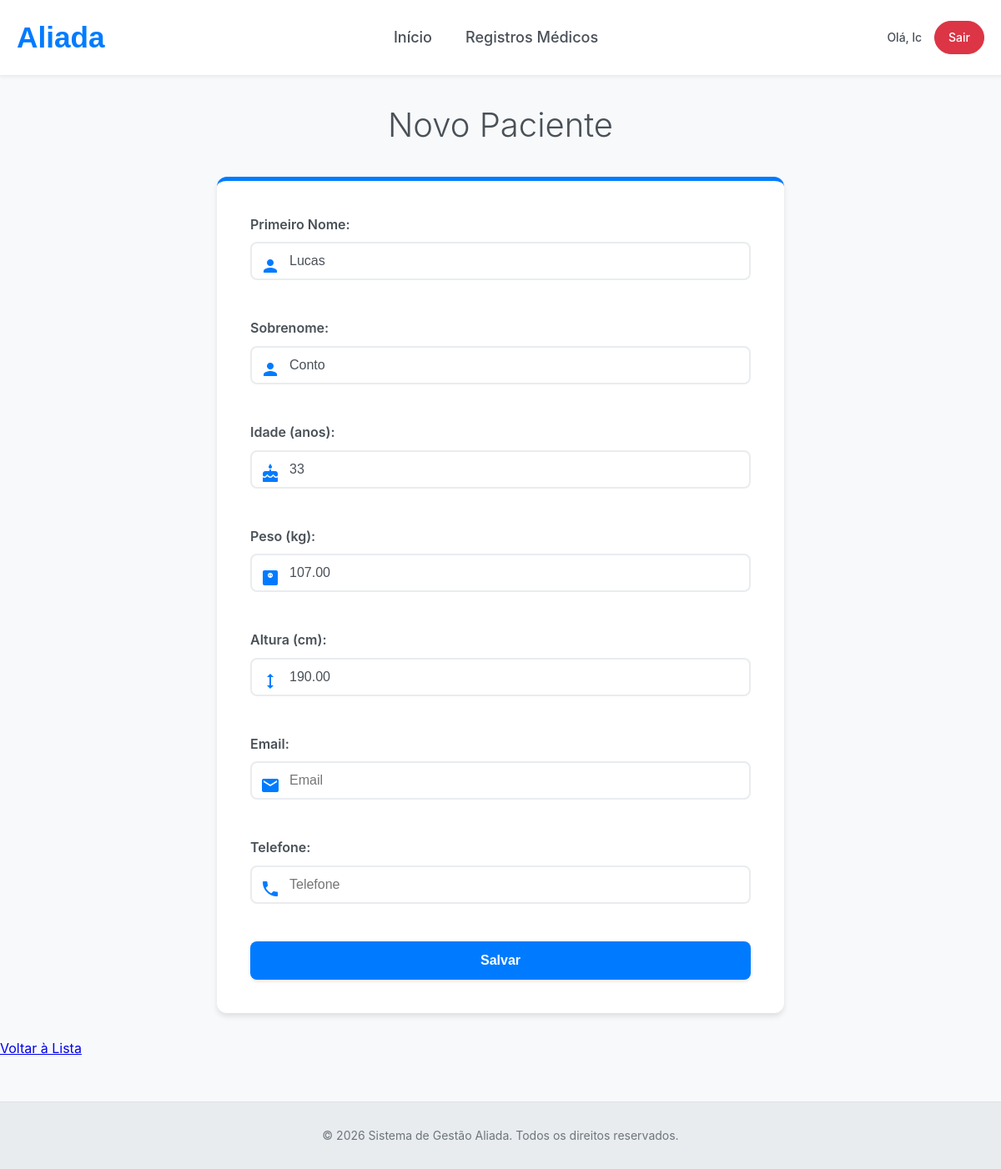
/records/1/update/ (signed in), run on the app's committed database.
### aliada/models.py (models this page shows, shortened)
class PatientRecord(models.Model):
    first_name = models.CharField(max_length=100)
    last_name = models.CharField(max_length=100)
    email = models.EmailField(blank=True, null=True)
    phone = models.CharField(max_length=20, blank=True, null=True)
    age = models.IntegerField(blank=True, null=True, help_text="Age in years")
    weight = models.DecimalField(max_digits=5, decimal_places=2, blank=True, null=True, help_text="Weight in kg")
    height = models.DecimalField(max_digits=5, decimal_places=2, blank=True, null=True, help_text="Height in cm")
    created_by = models.ForeignKey(User, on_delete=models.SET_NULL, null=True, related_name='created_patients')
    created_at = models.DateTimeField(default=timezone.now)
    updated_by = models.ForeignKey(User, on_delete=models.SET_NULL, null=True, related_name='updated_patients')
    updated_at = models.DateTimeField(auto_now=True)

### aliada/views.py (the view)
# urls.py: path('records/<int:pk>/update/', views.record_update, name='record_update'),
@login_required
def record_update(request, pk):
    record = get_object_or_404(PatientRecord, pk=pk)
    if request.method == 'POST':
        form = PatientRecordForm(request.POST, instance=record)
        if form.is_valid():
            record = form.save(commit=False)
            record.updated_by = request.user
            record.save()
            return redirect('record_detail', pk=record.pk)
    else:
        form = PatientRecordForm(instance=record)
    return render(request, 'core/patient/record_form.html', {'form': form, 'title': 'Update Record'})

### aliada/forms.py
class PatientRecordForm(forms.ModelForm):
    class Meta:
        model = PatientRecord
        fields = ['first_name', 'last_name', 'age', 'weight', 'height', 'email', 'phone']
        widgets = {
            'first_name': forms.TextInput(attrs={'placeholder': 'Primeiro Nome', 'required': True}),
            'last_name': forms.TextInput(attrs={'placeholder': 'Sobrenome', 'required': True}),
            'age': forms.NumberInput(attrs={'min': '0', 'required': False}),
            'weight': forms.NumberInput(attrs={'step': '0.1', 'required': False}),
            'height': forms.NumberInput(attrs={'step': '0.1', 'required': False}),
            'email': forms.EmailInput(attrs={'placeholder': 'Email', 'required': False}),
            'phone': forms.TextInput(attrs={'placeholder': 'Telefone', 'required': False}),
        }

### aliada/templates/core/patient/record_form.html (shortened to what this page needs)
{% extends "core/base.html" %}
{% block content %}
    <h1>Novo Paciente</h1>
    <form method="post" enctype="multipart/form-data" id="record-form">
        <div class="form-group">
            <label for="{{ form.first_name.id_for_label }}">Primeiro Nome:</label>
            <div class="input-group">
                <span class="input-group-icon"><i class="material-icons">person</i></span>
                {{ form.first_name }}
            </div>
        </div>
        <div class="form-group">
            <label for="{{ form.last_name.id_for_label }}">Sobrenome:</label>
            <div class="input-group">
                <span class="input-group-icon"><i class="material-icons">person</i></span>
                {{ form.last_name }}
            </div>
        </div>
        <div class="form-group">
            <label for="{{ form.age.id_for_label }}">Idade (anos):</label>
            <div class="input-group">
                <span class="input-group-icon"><i class="material-icons">cake</i></span>
                {{ form.age }}
            </div>
        </div>
        <div class="form-group">
            <label for="{{ form.weight.id_for_label }}">Peso (kg):</label>
            <div class="input-group">
                <span class="input-group-icon"><i class="material-icons">monitor_weight</i></span>
                {{ form.weight }}
            </div>
        </div>
        <div class="form-group">
            <label for="{{ form.height.id_for_label }}">Altura (cm):</label>
            <div class="input-group">
                <span class="input-group-icon"><i class="material-icons">height</i></span>
                {{ form.height }}
            </div>
        </div>
        <div class="form-group">
            <label for="{{ form.email.id_for_label }}">Email:</label>
            <div class="input-group">
                <span class="input-group-icon"><i class="material-icons">email</i></span>
                {{ form.email }}
            </div>
        </div>
        <div class="form-group">
            <label for="{{ form.phone.id_for_label }}">Telefone:</label>
            <div class="input-group">
                <span class="input-group-icon"><i class="material-icons">phone</i></span>
                {{ form.phone }}
            </div>
        </div>
        <button type="submit">Salvar</button>
    </form>
    <a href="{% url 'record_list' %}">Voltar à Lista</a>
{% endblock %}

### aliada/templates/core/partials/_header.html
    <header class="main-header">
        <div class="header-container">
            <div class="header-logo">
                <h1>Aliada</h1>
            </div>
            <nav class="header-nav">
                <ul class="nav-list">
                    <li class="nav-item"><a href="{% url 'home' %}">Início</a></li>
                    {% if user.is_authenticated %}
                        <li class="nav-item"><a href="{% url 'record_list' %}">Registros Médicos</a></li>
                    {% endif %}
                </ul>
            </nav>
            <div class="header-user">
                {% if user.is_authenticated %}
                    <span class="user-greeting">Olá, {{ user.first_name|default:user.username }}</span>
                    <a href="{% url 'logout' %}" class="btn-logout">Sair</a>
                {% else %}
                    <a href="{% url 'login' %}" class="btn-login">Entrar</a>
                {% endif %}
            </div>
        </div>
    </header>

### aliada/static/core/style.css (style rules this page uses)
body { font-family: -apple-system, BlinkMacSystemFont, 'Segoe UI', Roboto, 'Helvetica Neue', Arial, sans-serif; background-color: #f8f9fa; margin: 0; padding: 0; color: #212529; line-height: 1.6; --primary-color: #007bff; --primary-dark: #0056b3; --secondary-color: #17a2b8; --success-color: #28a745; --danger-color: #dc3545; --light-color: #f8f9fa; --dark-color: #343a40; --gray-color: #6c757d; --border-radius: 12px; --box-shadow: 0 4px 6px rgba(0,0,0,0.1); --transition: all 0.3s ease; }
h1 { color: #495057; text-align: center; margin-bottom: 20px; font-weight: 300; font-size: 2.5em; }
form { background-color: white; padding: 40px; border-radius: var(--border-radius); box-shadow: var(--box-shadow); width: 100%; max-width: 600px; margin: 30px auto; text-align: center; border-top: 5px solid var(--primary-color); }
label { display: block; margin-bottom: 8px; color: #495057; font-weight: 600; font-size: 16px; text-align: left; }
input[type="text"], input[type="password"], input[type="email"], input[type="number"], input[type="file"], textarea, select { width: 100%; padding: 12px; margin-bottom: 20px; border: 2px solid #e9ecef; border-radius: 8px; box-sizing: border-box; font-size: 16px; background-color: #fff; color: #495057; transition: var(--transition); }
button { background-color: var(--primary-color); color: white; padding: 14px 28px; border: none; border-radius: 8px; cursor: pointer; font-size: 16px; font-weight: 600; width: 100%; transition: var(--transition); box-shadow: 0 2px 4px rgba(0,0,0,0.1); }
.form-group { margin-bottom: 25px; text-align: left; }
.form-group label { display: block; margin-bottom: 8px; font-weight: 600; color: #495057; font-size: 16px; text-align: left; }
.input-group { position: relative; display: flex; align-items: center; }
.input-group-icon { position: absolute; left: 12px; color: #007bff; font-size: 20px; z-index: 1; transition: color 0.3s ease; }
.input-group input, .input-group select, .input-group textarea { padding-left: 45px; }
.main-header { background-color: #fff; border-bottom: 1px solid #e9ecef; box-shadow: 0 2px 4px rgba(0,0,0,0.05); position: sticky; top: 0; z-index: 1000; }
.header-container { max-width: 1200px; margin: 0 auto; padding: 0 20px; display: flex; align-items: center; justify-content: space-between; height: 90px; }
.header-logo h1 { margin: 0; font-size: 2.2em; font-weight: 700; color: #007bff; font-family: 'Poppins', sans-serif; }
.header-nav .nav-list { list-style: none; padding: 0; margin: 0; display: flex; gap: 40px; }
.nav-item a { text-decoration: none; color: #495057; font-weight: 500; font-size: 18px; transition: color 0.3s ease; padding: 15px 0; position: relative; }
.nav-item a::after { content: ''; position: absolute; width: 0; height: 2px; bottom: 0; left: 0; background-color: #007bff; transition: width 0.3s ease; }
.header-user { display: flex; align-items: center; gap: 15px; }
.user-greeting { font-size: 14px; color: #495057; font-weight: 500; }
.btn-login, .btn-logout { padding: 8px 16px; border-radius: 20px; font-weight: 500; text-decoration: none; transition: all 0.3s ease; font-size: 14px; }
.btn-logout { background-color: #dc3545; color: #fff; border: 1px solid #dc3545; }

### data on the page
PatientRecord: first_name "Lucas", last_name "Conto", age "33", weight "107.00", height "190.00"

### other printed values
{{ user.first_name|default:user.username }} "lc"
